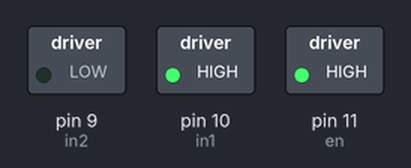
This sketch was run on a simulated Arduino Uno, built with avr-gcc and run on an emulated ATmega328P. Shown: switched loads named in the sketch (green lamp = pin HIGH).

Above: at 0.1 s.
Timing chart, 0 to 1.6 s (numbered marks = the images above):
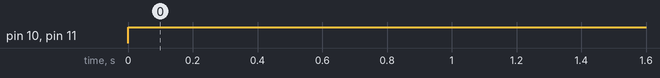

Measured:
- by itself, pin 10 (in1), pin 11 (en): LOW → HIGH at 0.00 s

The sketch:

Change_Direction_of_DC_Motor_Using_L293D.ino
```cpp
int en = 11;
int in1 = 10;
int in2 = 9;

void setup()
{
pinMode(en, OUTPUT);
pinMode(in1, OUTPUT);
pinMode(in2, OUTPUT);
}

void loop()
{
digitalWrite(en, HIGH);
digitalWrite(in1, HIGH);
//to change direction just chane HIGH to LOW
digitalWrite(in2, LOW);
//to change direction just chane LOW to HIGH
}
```
